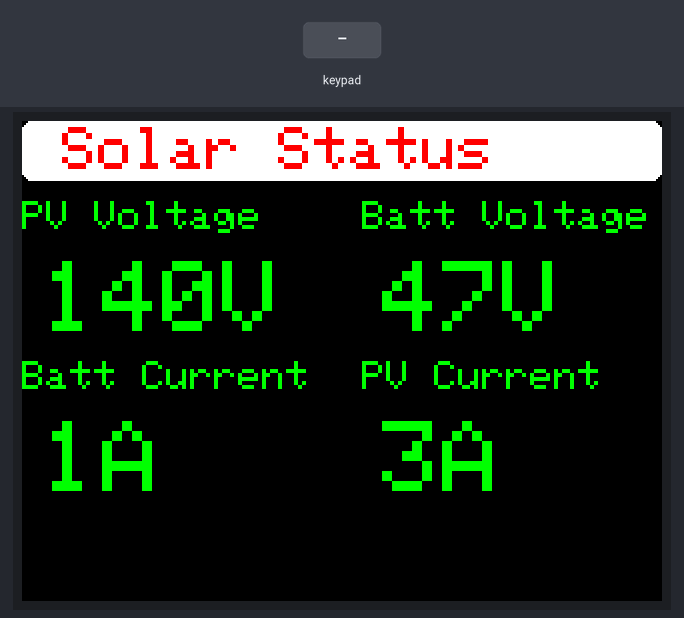
The sketch below on a simulated ESP32. On the bench: 320×240 colour display. The inputs (shaded band) are chosen by the test bench. Random numbers use the default seed unless the sketch sets one; what the sketch prints to the serial monitor is not drawn.

Above: at 4.5 s.
4.6 s: key '#' pressed
At 6.8 s:
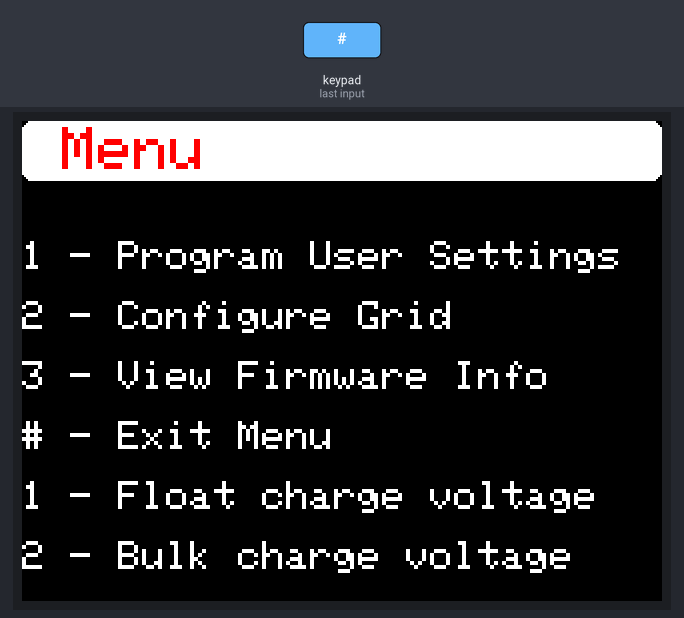
7.4 s: key '#' pressed
At 8.1 s:
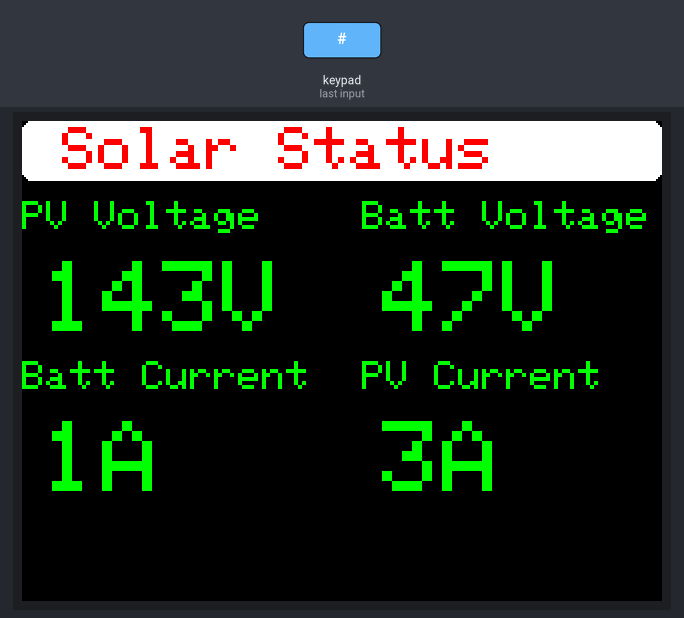
9.0 s: keypad keys 2 6 2 7 2 1 # pressed 0.4 s apart
At 12.4 s:
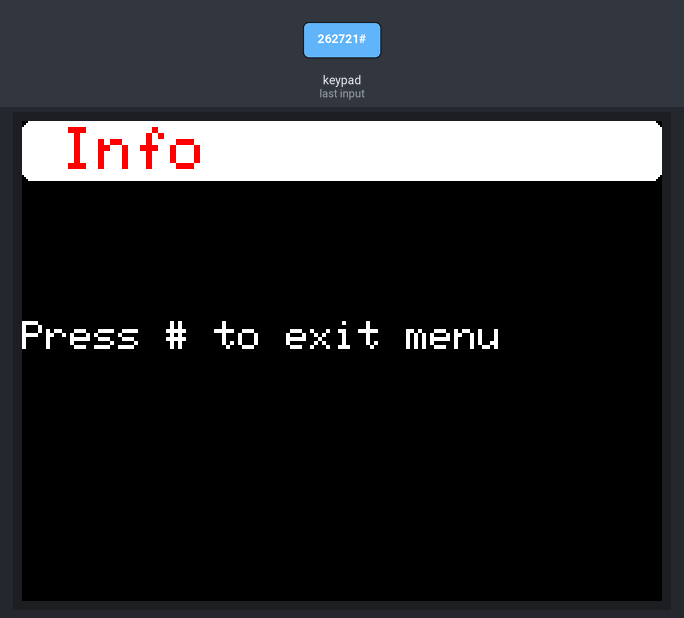
Timing chart, 0 to 13.9 s (numbered marks = the images above; inputs shaded):
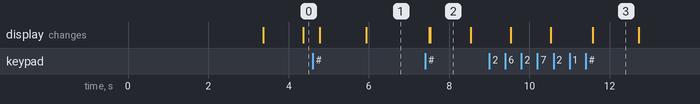

The sketch:

sample-dashboard.ino
```cpp
/*
  Simple ILI9341 Menu and dashboard using the generic 4x3 membrane keypad
  By 94alexmm
*/

#include "Grid.h"
#include "Menu.h"
#include "Adafruit_ILI9341.h"
#include <Keypad.h>

const uint8_t ROWS = 4;
const uint8_t COLS = 3;
uint64_t currentTime = 0;
uint64_t refreshTime = 2000;

#define TFT_DC 2
#define TFT_CS 15
Adafruit_ILI9341 tft = Adafruit_ILI9341(TFT_CS, TFT_DC);

char keys[ROWS][COLS] = {
  { '1', '2', '3' },
  { '4', '5', '6'},
  { '7', '8', '9' },
  { '*', '0', '#' }
};

uint8_t colPins[COLS] = { 26, 27, 21 };
uint8_t rowPins[ROWS] = { 12, 13, 14, 22 }; // Pins connected to R1, R2, R3, R4

Keypad keypad = Keypad(makeKeymap(keys), rowPins, colPins, ROWS, COLS);
Grid grid = Grid(tft);
Menu menu = Menu(tft);

void setup() {

  tft.begin();
  Serial.begin(9600);
  tft.setRotation(1);
  showInfoMsg("Connecting to controller", 3000);
  grid.showGrid();
}

void showInfoMsg(String msg, int time) {
  tft.fillScreen(ILI9341_BLACK);
  tft.fillRoundRect(0, 0, tft.width(), 30, 5, tft.color565(255, 255, 255));
  tft.setCursor(20, 3);
  tft.setTextColor(ILI9341_RED);
  tft.setTextSize(3);
  tft.println("Info");
  tft.setCursor(0, 100);
  tft.setTextSize(2);
  tft.setTextColor(ILI9341_WHITE);
  tft.println(msg);
  delay(time);
}


void handleHashKey() {
grid.hideGrid();
    menu.showMenu();

}

void updateGridValues() {
  if (!menu.isMenuOpen()) {
    if (refreshTime < currentTime) {
      grid.updateGridValue(1, String(random(140, 150)) + "V");
      grid.updateGridValue(2, String(random(47, 48)) + "V");
      grid.updateGridValue(3, String(random(1, 4)) + "A");
      grid.updateGridValue(4, String(random(1, 4)) + "A");
      refreshTime = currentTime + 1000;
    }
  }
}

void checkCurrentState(){
  if(!menu.isMenuOpen() && !grid.isGridOpen()){
    grid.showGrid();
  }
}

void loop() {
  currentTime = millis();
  updateGridValues();
  char key = keypad.getKey();
  if (key != NO_KEY) {
    Serial.println(key);
    if (menu.isMenuOpen()) {
      menu.handleKeyPress(key);
    } else {
      switch (key) {
        case '#':
          handleHashKey();
          break;
      }
    }

  }
  checkCurrentState();
}
```

Grid.h
```cpp
#include "Adafruit_ILI9341.h"

#ifndef Grid_h
#define Grid_h


class Grid {
  private:
    bool gridOpen =false;
    Adafruit_ILI9341 & tft;

    void drawTitle(String title) {
      //x,y,length,width, roundness, colour
      tft.fillRoundRect(0, 0, tft.width(), 30, 5, tft.color565(255, 255, 255));
      tft.setCursor(20, 3);
      tft.setTextColor(ILI9341_RED);
      tft.setTextSize(3);
      tft.println(title);
    }

  public:
    Grid(Adafruit_ILI9341 & tftIn) : tft(tftIn) {  }

    void showGrid() {
      gridOpen = true;
      tft.fillScreen(ILI9341_BLACK);
      addGridItem(1, "PV Voltage", "-");
      addGridItem(2, "Batt Voltage", "-");
      addGridItem(3, "Batt Current", "-");
      addGridItem(4, "PV Current", "-");
      drawTitle("Solar Status");
    }

    void hideGrid(){
      gridOpen=false;
    }

    bool isGridOpen() {
      return gridOpen;
    }

    void addGridItem(int position, String title, String value) {
      int startX, startY;
      switch (position) {
        case 1:
          startX = 0;
          startY = 40;
          break;
        case 2:
          startX = 170;
          startY = 40;
          break;
        case 3:
          startX = 0;
          startY = 120;
          break;
        case 4:
          startX = 170;
          startY = 120;
          break;
      }

      tft.setCursor(startX, startY);
      tft.setTextColor(ILI9341_GREEN);
      tft.setTextSize(2);
      tft.println(title);
      tft.setTextSize(5);
      tft.setCursor(startX + 10, startY + 30);
      tft.println(value);
    }

    void updateGridValue(int position, String newValue) {
      int startX, startY;
      switch (position) {
        case 1:
          startX = 0;
          startY = 40;
          break;
        case 2:
          startX = 170;
          startY = 40;
          break;
        case 3:
          startX = 0;
          startY = 120;
          break;
        case 4:
          startX = 170;
          startY = 120;
          break;
      }
      //Draw blank over old value
      tft.fillRoundRect(startX, startY + 30, 150, 45, 5, tft.color565(0, 0, 0));
      tft.setCursor(startX, startY);
      tft.setTextColor(ILI9341_GREEN);
      tft.setTextSize(5);
      tft.setCursor(startX + 10, startY + 30);
      tft.println(newValue);
    }
};

#endif
```

Menu.h
```cpp
#include "Adafruit_ILI9341.h"

#ifndef Menu_h
#define Menu_h


class Menu {
  private:
    Adafruit_ILI9341 & tft;
    bool menuOpen = false;
    String rootOptions[4] = { "1 - Program User Settings", "2 - Configure Grid", "3 - View Firmware Info", "# - Exit Menu" };
    String optOneOptions[3] = { "1 - Float charge voltage", "2 - Bulk charge voltage", "* - Back" };

    void  drawOptions(String options[]) {
      tft.fillRoundRect(0, 40, tft.width(), 180, 0, tft.color565(0, 0, 0));
      tft.setTextSize(2);
      tft.setTextColor(ILI9341_WHITE);
      int startX = 0;
      int startY = 60;
      int arrayLength= sizeof(options);
      for (int i = 0; i < arrayLength; i++) {
        tft.setCursor(startX, startY);
        tft.println(options[i]);
        startY = startY + 30;
      }

    }

  public:
    Menu(Adafruit_ILI9341 & tftIn) : tft(tftIn) {  }

    void handleKeyPress(char key) {
      switch (key) {
        case '#':
          hideMenu();
          break;
        case '1':
          drawOptions(optOneOptions);
          break;
        case '*':
          drawOptions(rootOptions);
          break;
      }
    }

    void drawTitle(String title) {
      //x,y,length,width, roundness, colour
      tft.fillRoundRect(0, 0, tft.width(), 30, 5, tft.color565(255, 255, 255));
      tft.setCursor(20, 3);
      tft.setTextColor(ILI9341_RED);
      tft.setTextSize(3);
      tft.println(title);
    }

    void showInfoMsg(String msg, int time) {
      tft.fillScreen(ILI9341_BLACK);
      tft.fillRoundRect(0, 0, tft.width(), 30, 5, tft.color565(255, 255, 255));
      tft.setCursor(20, 3);
      tft.setTextColor(ILI9341_RED);
      tft.setTextSize(3);
      tft.println("Info");
      tft.setCursor(0, 100);
      tft.setTextSize(2);
      tft.setTextColor(ILI9341_WHITE);
      tft.println(msg);
      delay(time);
    }

    void showMenu() {
      tft.fillScreen(ILI9341_BLACK);
      menuOpen = true;
      showInfoMsg("Press # to exit menu", 1000);
      tft.fillScreen(ILI9341_BLACK);
      drawTitle("Menu");
      drawOptions(rootOptions);
    }


    void hideMenu() {
      menuOpen = false;

    }

    bool isMenuOpen() {
      return menuOpen;
    }

};

#endif
```

Measured:
- after the input at 7.4 s, the display: first changes after 0.10 s (image 2 shows a later state)
- what the display in image 2 shows lasts 1.0 s, from 7.5 s to 8.5 s
